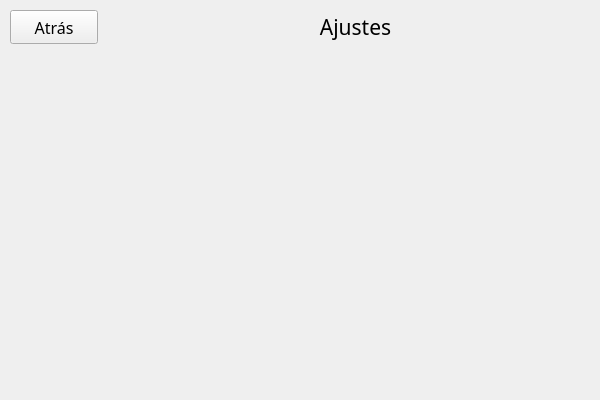
<?xml version="1.0" encoding="UTF-8"?>
<ui version="4.0">
 <class>login_mainwindow</class>
 <widget class="QMainWindow" name="login_mainwindow">
  <property name="geometry">
   <rect>
    <x>0</x>
    <y>0</y>
    <width>600</width>
    <height>400</height>
   </rect>
  </property>
  <property name="windowTitle">
   <string>Menu de Ajustes</string>
  </property>
  <widget class="QWidget" name="centralWidget">
   <property name="sizePolicy">
    <sizepolicy hsizetype="Maximum" vsizetype="Maximum">
     <horstretch>0</horstretch>
     <verstretch>0</verstretch>
    </sizepolicy>
   </property>
   <widget class="QLabel" name="label">
    <property name="geometry">
     <rect>
      <x>120</x>
      <y>10</y>
      <width>471</width>
      <height>34</height>
     </rect>
    </property>
    <property name="font">
     <font>
      <family>Ubuntu Condensed</family>
      <pointsize>16</pointsize>
      <weight>50</weight>
      <bold>false</bold>
     </font>
    </property>
    <property name="text">
     <string>Ajustes</string>
    </property>
    <property name="alignment">
     <set>Qt::AlignCenter</set>
    </property>
   </widget>
   <widget class="QPushButton" name="atras_pushbutton">
    <property name="geometry">
     <rect>
      <x>10</x>
      <y>10</y>
      <width>88</width>
      <height>34</height>
     </rect>
    </property>
    <property name="font">
     <font>
      <family>Ubuntu Condensed</family>
      <pointsize>12</pointsize>
     </font>
    </property>
    <property name="text">
     <string>Atrás</string>
    </property>
   </widget>
  </widget>
 </widget>
 <layoutdefault spacing="6" margin="11"/>
 <resources/>
 <connections/>
</ui>
